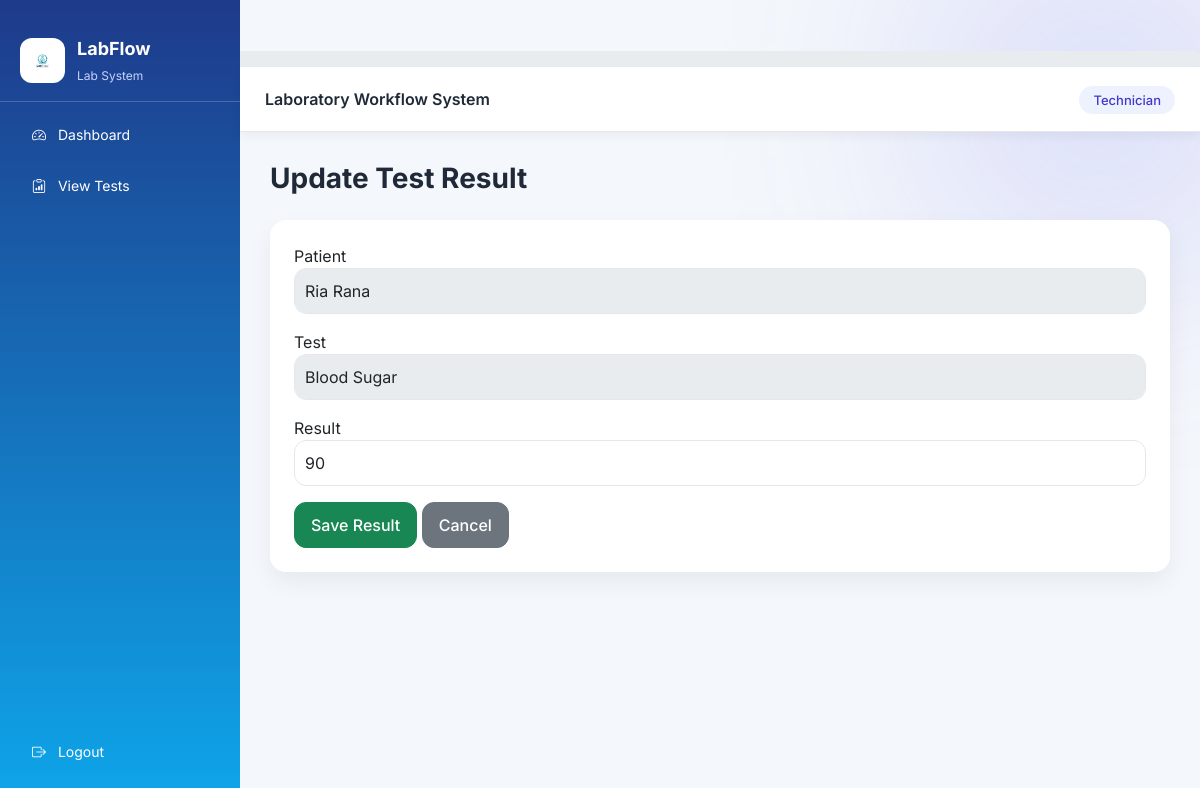
The page /technician/update_test.php?id=1 (signed in) on the database its author committed.
### tables this page shows
CREATE TABLE `sample_test` (
  `sample_test_id` int(11) NOT NULL,
  `sample_id` int(11) DEFAULT NULL,
  `test_id` int(11) DEFAULT NULL,
  `result_value` varchar(50) DEFAULT NULL,
  `performed_at` datetime DEFAULT NULL
);

CREATE TABLE `patient` (
  `patient_id` int(11) NOT NULL,
  `patient_name` varchar(100) NOT NULL,
  `date_of_birth` date DEFAULT NULL,
  `gender` enum('Male','Female','Other') DEFAULT NULL,
  `contact_number` varchar(15) DEFAULT NULL,
  `email` varchar(100) DEFAULT NULL,
  `address` text DEFAULT NULL,
  `registration_date` date NOT NULL
);

CREATE TABLE `test` (
  `test_id` int(11) NOT NULL,
  `test_name` varchar(100) NOT NULL,
  `test_description` text DEFAULT NULL,
  `normal_range` varchar(50) DEFAULT NULL,
  `test_cost` decimal(10,2) DEFAULT NULL
);

### technician/update_test.php (the view, shortened to what this page needs)
<?php
include "../db.php";
include "../header.php";
$id = intval($_GET["id"]);
$stmt = $conn->prepare("
    SELECT st.sample_test_id, p.patient_name, t.test_name, st.result_value
    FROM sample_test st
    JOIN sample s ON st.sample_id = s.sample_id
    JOIN patient p ON s.patient_id = p.patient_id
    JOIN test t ON st.test_id = t.test_id
    WHERE st.sample_test_id = ?
");
$stmt->bind_param("i", $id);
$stmt->execute();
$result = $stmt->get_result();
$data = $result->fetch_assoc();
?>
<h3 class="fw-bold mb-4">Update Test Result</h3>
<div class="card p-4">
<form method="POST">
<div class="mb-3">
<label>Patient</label>
<input type="text" class="form-control"
       value="<?= htmlspecialchars($data['patient_name']) ?>" disabled>
</div>
<div class="mb-3">
<label>Test</label>
<input type="text" class="form-control"
       value="<?= htmlspecialchars($data['test_name']) ?>" disabled>
</div>
<div class="mb-3">
<label>Result</label>
<input type="text" name="result_value" class="form-control"
       value="<?= htmlspecialchars($data['result_value']) ?>" required>
</div>
<button class="btn btn-success">Save Result</button>
<a href="view_tests.php" class="btn btn-secondary">Cancel</a>
</form>
</div>
<?php include "../footer.php"; ?>

### assets/css/style.css (style rules this page uses)
body { font-family: "Inter", "Segoe UI", sans-serif; background:#f4f7fb; color:#1f2937; }
* { transition: background 0.2s ease, transform 0.2s ease, box-shadow 0.2s ease; }
html { scroll-behavior:smooth; }
.card { border:none; border-radius:16px; box-shadow:0 10px 25px rgba(0,0,0,0.06); overflow:hidden; }
.btn { border-radius:12px; padding:10px 16px; font-weight:500; }
.form-control { border-radius:12px; padding:10px; border:1px solid #e5e7eb; }
body::before { content:""; position:fixed; width:300px; height:300px; background:#6366f1; filter:blur(120px); top:-50px; right:-50px; opacity:0.2; z-index:-1; }

### rows shown on the page
sample_test: patient_name "Ria Rana", test.test_name "Blood Sugar", result_value "90"

### other values the page prints
$_SESSION["role"] "Technician"
